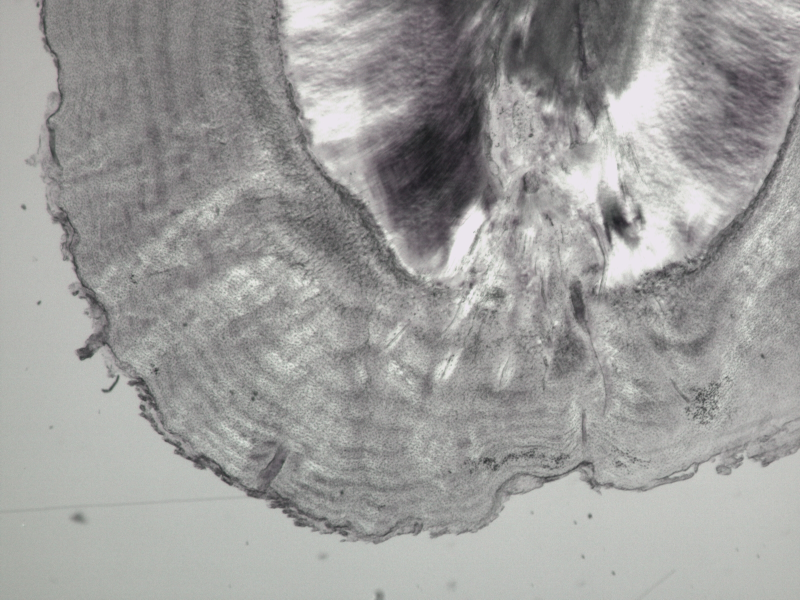
#> input picture SplitImages/2020-105 (1).jpg, 1600 x 1200 px (shown at 1/2 size); its folder holds only this picture in this run
$ jupyter execute image_cropping_new.ipynb
#> lines starting #> are read from the running program, lines starting #| are printed output that depends on the picture
[cell 1]
import cv2
import os
import matplotlib.pyplot as plt
import numpy as np
import pandas

[cell 2]
points = []

def get_points(event, x, y, flags, param):
    if event == cv2.EVENT_LBUTTONDOWN:
        points.append((x, y))
        print(f"Point {len(points)}: x={x}, y={y}")

def rotate_point(x, y, M):
    x_new = M[0, 0]*x + M[0, 1]*y + M[0, 2]
    y_new = M[1, 0]*x + M[1, 1]*y + M[1, 2]
    return x_new, y_new

def create_samples(path, i):
    # points from clickcs
#> called with path = '2020-105 (1).jpg', i = 0
    I = cv2.imread(r'SplitImages/' + path)
#> I is the input picture: shape (1200, 1600, 3); mean B, G, R 155.3, 156.8, 157.1
    I_h, I_w = I.shape[:2]
#> I_h = 1200; I_w = 1600
    I = cv2.cvtColor(I, cv2.COLOR_BGR2RGB)
    scale = 0.5
    I_small = cv2.resize(I, (int(I_w*scale), int(I_h*scale)))
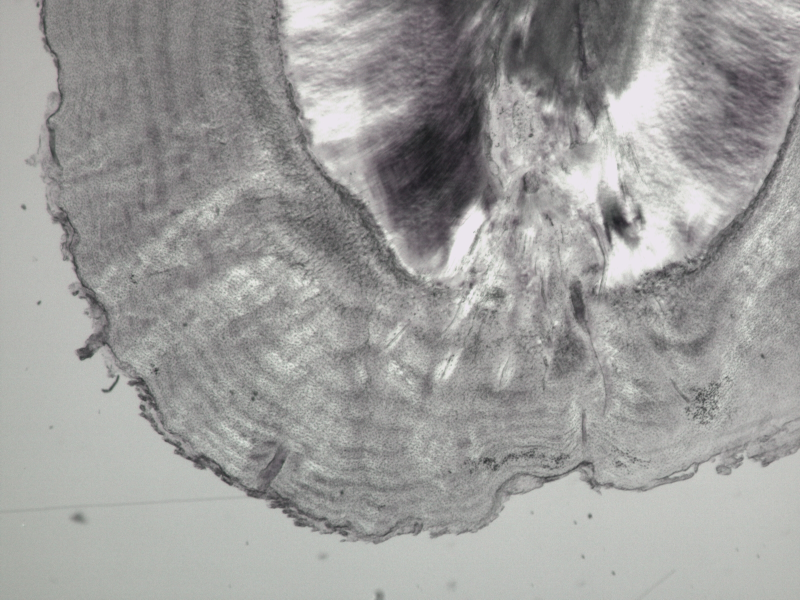
#> I_small: shape (600, 800, 3); mean R, G, B 157.2, 156.9, 155.4
    cv2.imshow("Click points", I_small)
    cv2.setMouseCallback("Click points", get_points)

    while True:
        cv2.waitKey(1)
        if len(points) >= 2:
            break

    cv2.destroyAllWindows()
    print(f'Points: {points}')
    x_1 = points[0][0] * 2
    x_2 = points[1][0] * 2
    y_1 = points[0][1] * 2
    y_2 = points[1][1] * 2
    dx = x_2 - x_1
    dy = y_2 - y_1
    angle_rad = np.arctan2(dy, dx)
    angle_deg = np.degrees(angle_rad)
    center = (I_w // 2, I_h // 2)
    M = cv2.getRotationMatrix2D(center, angle_deg, 1.0)
    rotated = cv2.warpAffine(I, M, (I_w, I_h))
    p1r = rotate_point(x_1, y_1, M)
    p2r = rotate_point(x_2, y_2, M)

    y_min = int(min(p1r[1], p2r[1]) - 100)
    y_max = int(max(p1r[1], p2r[1]) + 100)
    x_min = int(min(p1r[0], p2r[0]))
    x_max = int(max(p1r[0], p2r[0]))
    y_min = max(y_min, 0)
    y_max = min(y_max, I_h)
    x_min = max(x_min, 0)
    x_max = min(x_max, I_w)
    cropped = rotated[y_min:y_max, x_min:x_max]

    f, a = plt.subplots(1, 3, figsize=(18, 6))
    a = a.ravel()
    a[0].imshow(I)
    a[0].plot([x_1, x_2], [y_1, y_2], 'red')
    a[1].imshow(rotated)
    a[1].plot([p1r[0], p2r[0]], [p1r[1], p2r[1]], 'red')
    a[2].imshow(cropped)
    os.makedirs('NewImages', exist_ok=True)
    base, ext = os.path.splitext(path)
    #Split images will end up in NewImages folder
    f_name = os.path.join('NewImages', f"{base}_{i+1}{ext}")
    cv2.imwrite(f_name, cropped)
    print(f"Saved: {f_name}")

#Folder of interest = SplitImages
for path in os.listdir('SplitImages'):
    if path.lower().endswith(('.jpg', '.jpeg', '.png', '.bmp', '.tif', '.tiff')):
        print(f"\nBearbetar {path}")
        for i in range(3):
            create_samples(path, i)
            points = []


$ run again, on SplitImages/2020-115 (1).jpg
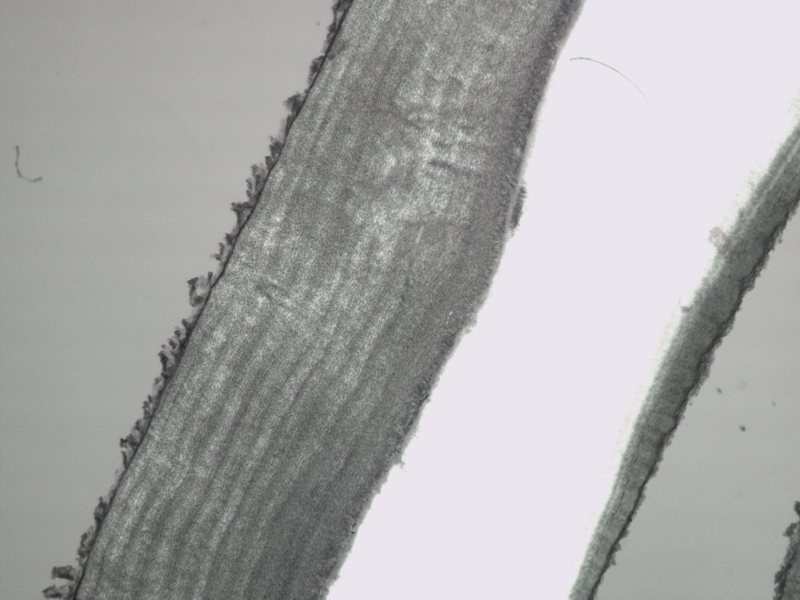
#> input picture SplitImages/2020-115 (1).jpg, 1600 x 1200 px (shown at 1/2 size)
#> in create_samples, I is the input picture: shape (1200, 1600, 3); mean B, G, R 169.1, 169.3, 169.7
#> in create_samples, `I_small = cv2.resize(I, (int(I_w*scale), int(I_h*scale)))`:
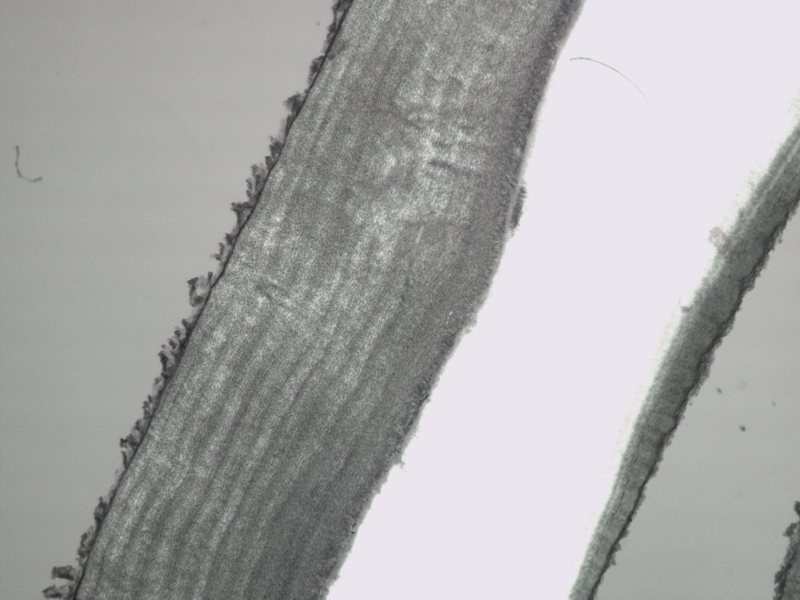
#> I_small: shape (600, 800, 3); mean R, G, B 169.8, 169.4, 169.2

$ run again, on SplitImages/2020-117.jpg
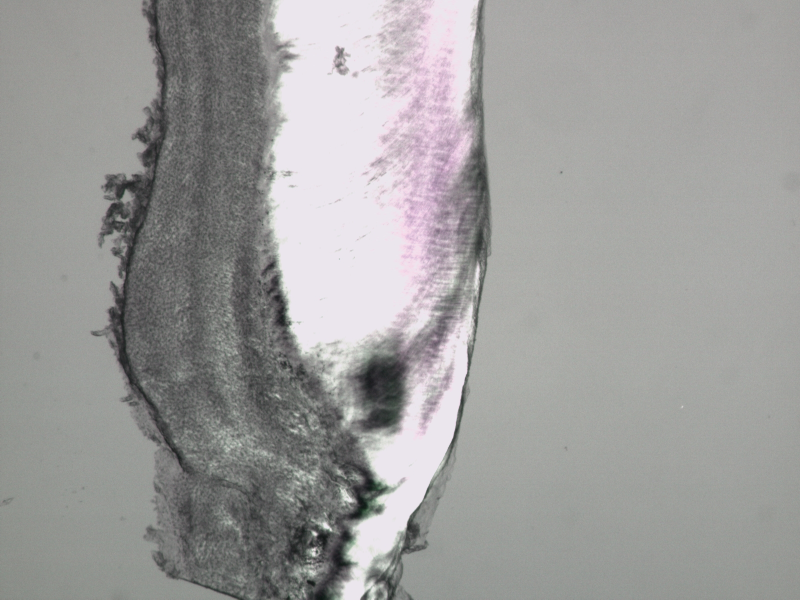
#> input picture SplitImages/2020-117.jpg, 1600 x 1200 px (shown at 1/2 size)
#> in create_samples, I is the input picture: shape (1200, 1600, 3); mean B, G, R 155.3, 156.2, 156.8
#> in create_samples, `I_small = cv2.resize(I, (int(I_w*scale), int(I_h*scale)))`:
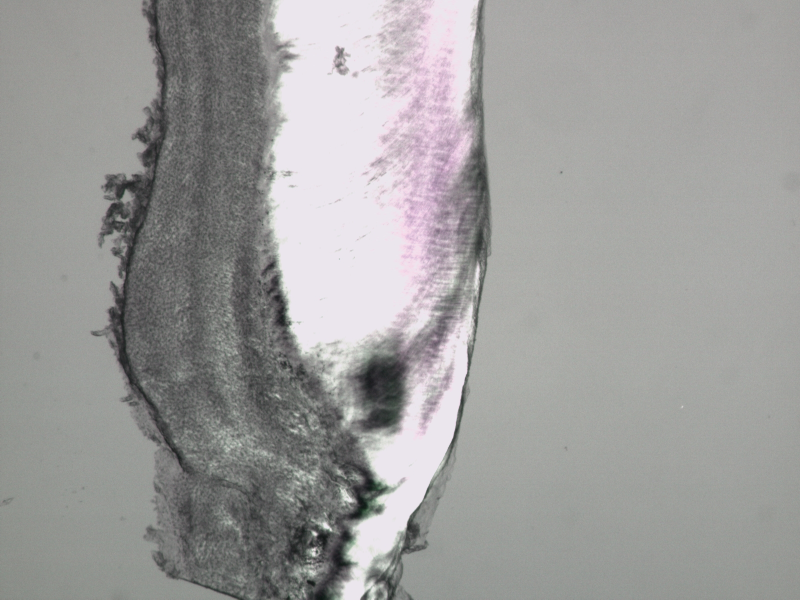
#> I_small: shape (600, 800, 3); mean R, G, B 156.9, 156.3, 155.4

$ run again, on SplitImages/2020-105 (2).jpg
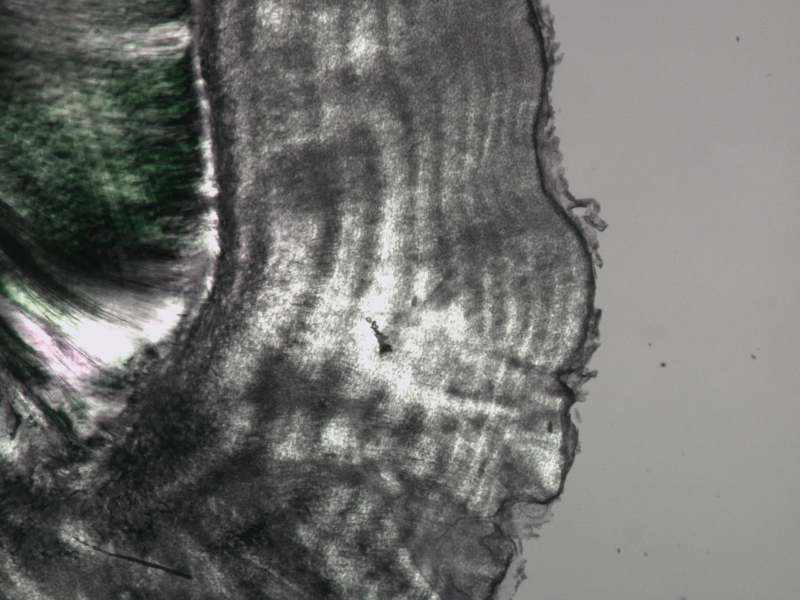
#> input picture SplitImages/2020-105 (2).jpg, 1600 x 1200 px (shown at 1/2 size)
#> in create_samples, I is the input picture: shape (1200, 1600, 3); mean B, G, R 110.9, 112.8, 112.4
#> in create_samples, `I_small = cv2.resize(I, (int(I_w*scale), int(I_h*scale)))`:
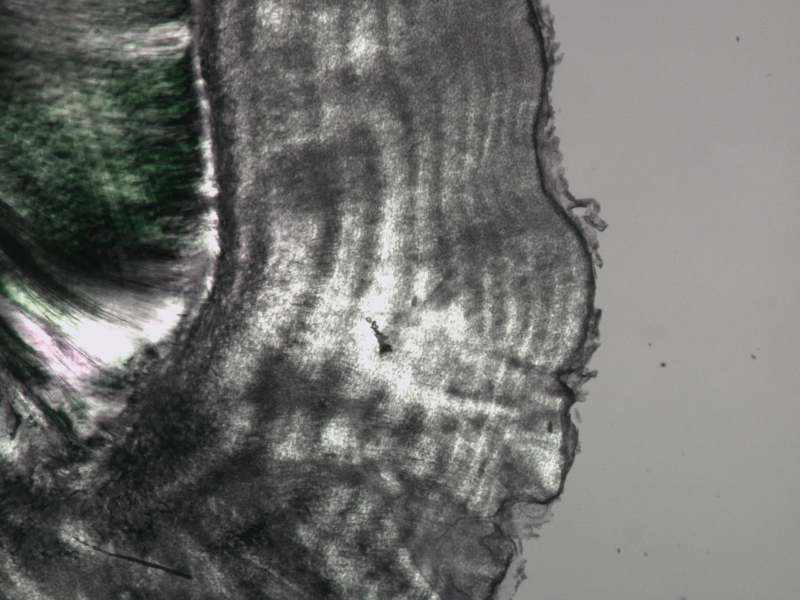
#> I_small: shape (600, 800, 3); mean R, G, B 112.5, 113, 111.1
